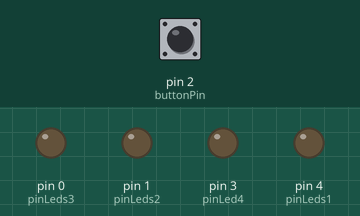
Recording of a sketch running on a simulated Arduino Uno, built with avr-gcc and run on an emulated ATmega328P. Parts: output pins drawn as LEDs (lit = HIGH). The inputs (shaded band) are chosen by the test bench; at power-on: pin 2 (buttonPin) HIGH. Sleep ends after the set time or at an interrupt; random numbers use the default seed unless the sketch sets one.

Above: at 1.2 s.
1.3 s: pin 2 (buttonPin) pulled LOW for 0.15 s
At 2.7 s:
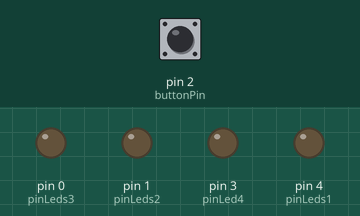
3.0 s: pin 2 (buttonPin) pulled LOW for 1 s
At 3.8 s:
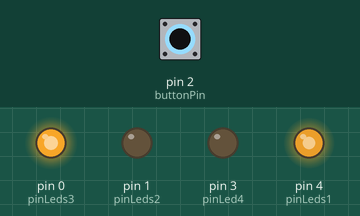
6.0 s: pin 2 (buttonPin) pulled LOW for 0.15 s
At 7.3 s:
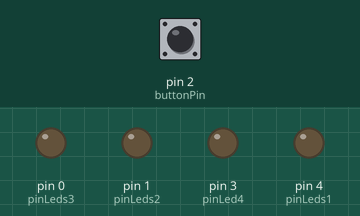
7.6 s: pin 2 (buttonPin) pulled LOW for 3.2 s
12.3 s: pin 2 (buttonPin) pulled LOW for 0.15 s
At 13.7 s:
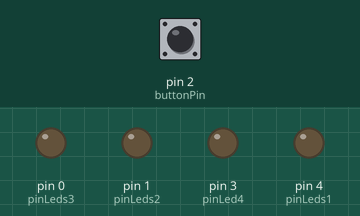
14.0 s: pin 2 (buttonPin) pulled LOW for 1 s
At 14.81 s:
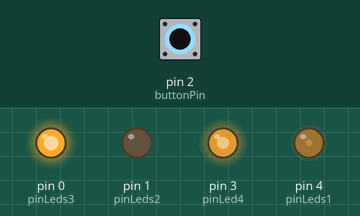
Timing chart, 0 to 17.0 s (numbered marks = the images above; inputs shaded):
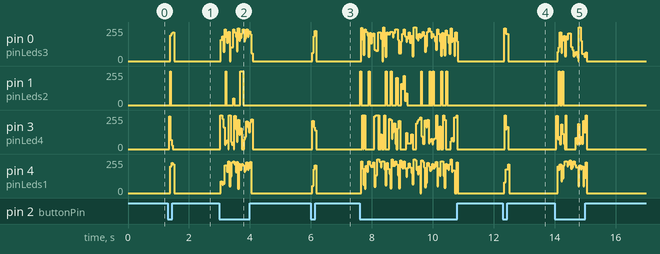

The sketch:

toorcamp2024_interupt_dicebadge.ino
```cpp
#include <avr/sleep.h>
#include <avr/power.h>
// disable ADC to save power during sleep
#define adc_disable() (ADCSRA &= ~(1<<ADEN))


int pinLeds1 = 4;
int pinLeds2 = 1;
int pinLeds3 = 0;
int pinLed4 = 3;
int buttonPin = 2; //interrupt/wake up pin
int buttonState;
int prevbuttonstate = 1;
long ran; //variable for the random number
int time = 15;


void setup (){
  pinMode (pinLeds1, OUTPUT);
  pinMode (pinLeds2, OUTPUT);
  pinMode (pinLeds3, OUTPUT);
  pinMode (pinLed4, OUTPUT);
  pinMode (buttonPin, INPUT);
  randomSeed(analogRead(0)); //open pin for random seed

  //sleep mode settings
  adc_disable(); // ADC uses ~320uA while asleep
  set_sleep_mode(SLEEP_MODE_PWR_DOWN); //sleep level setting

}

void pin2Interrupt(void){
  for (int i = 1; i <= 7; i++){
  //clear prev roll for the next one
    digitalWrite (pinLeds1, LOW);
    digitalWrite (pinLeds2, LOW);
    digitalWrite (pinLeds3, LOW);
    digitalWrite (pinLed4, LOW);
    delay(time);

      ran = random(1, 7);
      if (ran == 1){
        digitalWrite (pinLed4, HIGH);
        delay (time);
      }
      if (ran == 2){
        digitalWrite (pinLeds1, HIGH);
        delay (time);
      }
      if (ran == 3){
        digitalWrite (pinLeds3, HIGH);
        digitalWrite (pinLed4, HIGH);
        delay (time);
      }
      if (ran == 4){
        digitalWrite (pinLeds1, HIGH);
        digitalWrite (pinLeds3, HIGH);
        delay (time);

      }
      if (ran == 5){
        digitalWrite (pinLeds1, HIGH);
        digitalWrite (pinLeds3, HIGH);
        digitalWrite (pinLed4, HIGH);
        delay (time);
    }
    if (ran == 6){
        digitalWrite (pinLeds1, HIGH);
        digitalWrite (pinLeds2, HIGH);
        digitalWrite (pinLeds3, HIGH);
        delay (time);
    }
    delay(i * 100);
  }
  delay(5000); //hold final die roll
  digitalWrite (pinLeds1, LOW);
  digitalWrite (pinLeds2, LOW);
  digitalWrite (pinLeds3, LOW);
  digitalWrite (pinLed4, LOW);


}


void loop()
{
  delay(500); // needed, otherwise gets stuck in sleep mode?
  attachInterrupt(0,pin2Interrupt,LOW);
  sleep_enable();
  sleep_mode();
}
```

Measured:
- after the input at 1.3 s, pin 0 (pinLeds3): 0/255 → 192/255 after 0.09 s, → 207/255 0.04 s later, → 216/255 0.04 s later, → 0/255 0.04 s later; pin 1 (pinLeds2): 0/255 → 255/255 after 0.09 s, → 0/255 0.02 s later
- after the input at 6.0 s, pin 0 (pinLeds3): 0/255 → 63/255 after 0.05 s, → 186/255 0.04 s later, → 226/255 0.04 s later, → 0/255 0.04 s later; pin 3 (pinLed4): 0/255 → 212/255 after 0.05 s, → 165/255 0.04 s later, → 139/255 0.04 s later, → 0/255 0.04 s later
- after the input at 12.3 s, pin 0 (pinLeds3): 0/255 → 204/255 after 0.05 s, → 0/255 0.12 s later; pin 3 (pinLed4): 0/255 → 255/255 after 0.06 s, → 150/255 0.03 s later, → 166/255 0.04 s later, → 0/255 0.04 s later; pin 4 (pinLeds1): 0/255 → 180/255 after 0.05 s, → 0/255 0.12 s later
